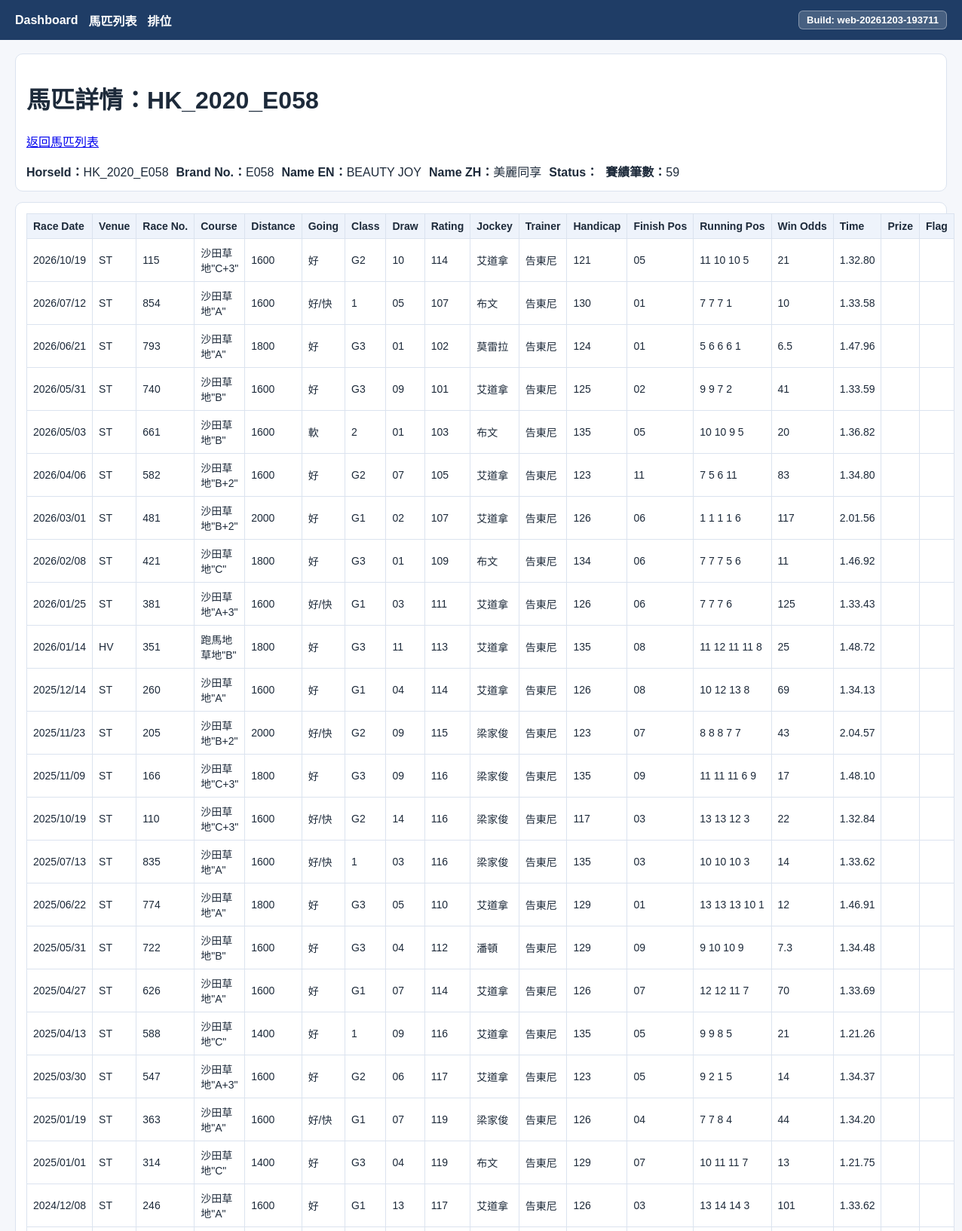
Page /horses/HK_2020_E058 (upper part) on the committed database.
### tables this page shows
CREATE TABLE horses (
              id INTEGER PRIMARY KEY AUTOINCREMENT,
              horse_id TEXT NOT NULL UNIQUE,
              name_zh TEXT,
              name_en TEXT,
              status TEXT,
              created_at TEXT DEFAULT CURRENT_TIMESTAMP
            , brand_no TEXT);

CREATE TABLE race_records (
              id INTEGER PRIMARY KEY AUTOINCREMENT,
              horse_id TEXT NOT NULL,
              race_date TEXT NOT NULL,
              venue TEXT NOT NULL,
              race_no TEXT NOT NULL,
              course TEXT NOT NULL,
              distance TEXT NOT NULL,
              going TEXT NOT NULL,
              class_band TEXT NOT NULL,
              draw TEXT NOT NULL,
              rating TEXT NOT NULL,
              jockey TEXT NOT NULL,
              trainer TEXT NOT NULL,
              finish_pos TEXT NOT NULL,
              time TEXT NOT NULL,
              prize TEXT NOT NULL, running_pos TEXT NOT NULL DEFAULT '', win_odds TEXT NOT NULL DEFAULT '', handicap TEXT NOT NULL DEFAULT '', place_odds TEXT NOT NULL DEFAULT '', sectional_time TEXT NOT NULL DEFAULT '',
              UNIQUE(
                horse_id, race_date, venue, race_no, course, distance, going, class_band, draw,
                rating, jockey, trainer, finish_pos, time, prize
              )
            );

### racing/web_app.py (the view)
@app.get("/horses/<horse_id>")
def horse_detail(horse_id: str) -> str:
    init_db(DB_PATH)
    horse = fetch_horse_by_id(DB_PATH, horse_id)
    if horse is None:
        abort(404)
    records = fetch_race_records(DB_PATH, horse_id)
    status = get_horse_status(DB_PATH, horse_id)
    records_view = [
        {
            "race_date": format_race_date_display(r.race_date),
            "venue": r.venue,
            "race_no": r.race_no,
            "course": r.course,
            "distance": r.distance,
            "going": r.going,
            "class_band": r.class_band,
            "draw": r.draw,
            "rating": r.rating,
            "jockey": r.jockey,
            "trainer": r.trainer,
            "handicap": r.handicap,
            "finish_pos": r.finish_pos,
            "running_pos": r.running_pos,
            "win_odds": r.win_odds,
            "time": r.time,
            "prize": r.prize,
            "flag": status,
        }
        for r in records
    ]
    return render_template(
        "horse_detail.html",
        horse=horse,
        status=status,
        records=records_view,
        records_total=count_race_records(DB_PATH, horse_id),
    )

### racing/challenge_kings.py (called while the page is built)
def challenge_kings_schema_sql() -> str:
    return """
        CREATE TABLE IF NOT EXISTS challenge_standings (
          id INTEGER PRIMARY KEY AUTOINCREMENT,
          challenge_type TEXT NOT NULL,
          race_date TEXT NOT NULL,
          entry_no TEXT NOT NULL DEFAULT '',
          person_name TEXT NOT NULL,
          day_points TEXT NOT NULL DEFAULT '',
          wins TEXT NOT NULL DEFAULT '',
          seconds TEXT NOT NULL DEFAULT '',
          thirds TEXT NOT NULL DEFAULT '',
          fourths TEXT NOT NULL DEFAULT '',
          remark TEXT NOT NULL DEFAULT '',
          is_other INTEGER NOT NULL DEFAULT 0,
          updated_at TEXT NOT NULL DEFAULT '',
          UNIQUE(challenge_type, race_date, entry_no, person_name, is_other)
        );
        CREATE INDEX IF NOT EXISTS idx_challenge_standings_meeting
          ON challenge_standings(challenge_type, race_date);
    """

### racing/db.py (called while the page is built)
def is_acceptable_horse_id(horse_id: str) -> bool:
    hid = str(horse_id or "").strip()
    if len(hid) < 2 or len(hid) > 48:
        return False
    if hid.lower() in _DISALLOWED_HORSE_IDS:
        return False
    if _RE_HKJC_HORSE_ID.match(hid):
        return True
    if _RE_BRAND_NO.match(hid):
        return True
    return False

def connect(db_path: Path) -> sqlite3.Connection:
    conn = sqlite3.connect(str(db_path), timeout=30.0)
    conn.row_factory = sqlite3.Row
    conn.execute("PRAGMA foreign_keys = ON;")
    conn.execute("PRAGMA busy_timeout = 30000;")
    return conn

def get_connection(db_path: Path) -> sqlite3.Connection:
    return connect(db_path)

def _purge_unacceptable_horses(conn: sqlite3.Connection) -> None:
    rows = conn.execute("SELECT horse_id FROM horses;").fetchall()
    bad = [
        str(r["horse_id"] or "").strip()
        for r in rows
        if not is_acceptable_horse_id(str(r["horse_id"] or ""))
    ]
    if not bad:
        return
    for hid in bad:
        conn.execute("DELETE FROM race_records WHERE horse_id = ?;", (hid,))
        conn.execute("DELETE FROM horses WHERE horse_id = ?;", (hid,))

def count_race_records(db_path: Path, horse_id: str) -> int:
    with get_connection(db_path) as conn:
        cur = conn.execute(
            "SELECT COUNT(*) AS c FROM race_records WHERE horse_id = ?;",
            (horse_id,),
        )
        row = cur.fetchone()
        return int(row["c"]) if row else 0

### racing/schema.py (called while the page is built)
def qident(identifier: str) -> str:
    return '"' + identifier.replace('"', '""') + '"'

### racing/web_templates/horse_detail.html (shortened to what this page needs)
{% extends "base.html" %}
{% block content %}
<div class="card">
  <h1>馬匹詳情：{{ horse["horse_id"] }}</h1>
  <p><a href="{{ url_for('horses_list') }}">返回馬匹列表</a></p>
  <div class="row">
    <div><strong>HorseId：</strong>{{ horse["horse_id"] }}</div>
    <div><strong>Brand No.：</strong>{{ horse["brand_no"] or "" }}</div>
    <div><strong>Name EN：</strong>{{ horse["name_en"] or "" }}</div>
    <div><strong>Name ZH：</strong>{{ horse["name_zh"] or "" }}</div>
    <div><strong>Status：</strong>{{ status or "" }}</div>
    <div><strong>賽績筆數：</strong>{{ records_total }}</div>
  </div>
</div>
<div class="card">
  <table>
    <thead>
      <tr>
        <th>Race Date</th>
        <th>Venue</th>
        <th>Race No.</th>
        <th>Course</th>
        <th>Distance</th>
        <th>Going</th>
        <th>Class</th>
        <th>Draw</th>
        <th>Rating</th>
        <th>Jockey</th>
        <th>Trainer</th>
        <th>Handicap</th>
        <th>Finish Pos</th>
        <th>Running Pos</th>
        <th>Win Odds</th>
        <th>Time</th>
        <th>Prize</th>
        <th>Flag</th>
      </tr>
    </thead>
    <tbody>
      {% for r in records %}
      <tr>
        <td>{{ r["race_date"] }}</td>
        <td>{{ r["venue"] }}</td>
        <td>{{ r["race_no"] }}</td>
        <td>{{ r["course"] }}</td>
        <td>{{ r["distance"] }}</td>
        <td>{{ r["going"] }}</td>
        <td>{{ r["class_band"] }}</td>
        <td>{{ r["draw"] }}</td>
        <td>{{ r["rating"] }}</td>
        <td>{{ r["jockey"] }}</td>
        <td>{{ r["trainer"] }}</td>
        <td>{{ r["handicap"] }}</td>
        <td>{{ r["finish_pos"] }}</td>
        <td>{{ r["running_pos"] }}</td>
        <td>{{ r["win_odds"] }}</td>
        <td>{{ r["time"] }}</td>
        <td>{{ r["prize"] }}</td>
        <td>{{ r["flag"] }}</td>
      </tr>
      {% else %}
      <tr><td colspan="18">目前沒有賽績資料。</td></tr>
      {% endfor %}
    </tbody>
  </table>
</div>
{% endblock %}

### racing/web_templates/base.html (style rules this page uses)
:root { color-scheme: light; }
body { margin: 0; font-family: "Microsoft JhengHei", Arial, sans-serif; background: #f5f7fb; color: #1d2a3a; }
.card { background: #fff; border: 1px solid #dbe3ef; border-radius: 10px; padding: 14px; margin-bottom: 14px; }
table { width: 100%; border-collapse: collapse; background: #fff; }
th, td { border: 1px solid #dbe3ef; padding: 8px; font-size: 14px; text-align: left; }
th { background: #eef3fb; white-space: nowrap; }
.row { display: flex; gap: 10px; align-items: center; flex-wrap: wrap; }

### rows in the picture
horses: horse_id "HK_2020_E058", brand_no "E058", name_en "BEAUTY JOY", name_zh "美麗同享"
race_records: race_date "2026/04/06", venue "ST", race_no "582", course "沙田草地\"B+2\"", distance "1600", going "好", class_band "G2", draw "07", rating "105", jockey "艾道拿", trainer "告東尼", handicap "123", finish_pos "11", running_pos "7 5 6 11", win_odds "83", time "1.34.80"
race_records: race_date "2026/03/01", venue "ST", race_no "481", course "沙田草地\"B+2\"", distance "2000", going "好", class_band "G1", draw "02", rating "107", jockey "艾道拿", trainer "告東尼", handicap "126", finish_pos "06", running_pos "1 1 1 1 6", win_odds "117", time "2.01.56"
race_records: race_date "2026/02/08", venue "ST", race_no "421", course "沙田草地\"C\"", distance "1800", going "好", class_band "G3", draw "01", rating "109", jockey "布文", trainer "告東尼", handicap "134", finish_pos "06", running_pos "7 7 7 5 6", win_odds "11", time "1.46.92"
race_records: race_date "2026/01/25", venue "ST", race_no "381", course "沙田草地\"A+3\"", distance "1600", going "好/快", class_band "G1", draw "03", rating "111", jockey "艾道拿", trainer "告東尼", handicap "126", finish_pos "06", running_pos "7 7 7 6", win_odds "125", time "1.33.43"
race_records: race_date "2026/01/14", venue "HV", race_no "351", course "跑馬地草地\"B\"", distance "1800", going "好", class_band "G3", draw "11", rating "113", jockey "艾道拿", trainer "告東尼", handicap "135", finish_pos "08", running_pos "11 12 11 11 8", win_odds "25", time "1.48.72"
race_records: race_date "2025/12/14", venue "ST", race_no "260", course "沙田草地\"A\"", distance "1600", going "好", class_band "G1", draw "04", rating "114", jockey "艾道拿", trainer "告東尼", handicap "126", finish_pos "08", running_pos "10 12 13 8", win_odds "69", time "1.34.13"
race_records: race_date "2025/11/23", venue "ST", race_no "205", course "沙田草地\"B+2\"", distance "2000", going "好/快", class_band "G2", draw "09", rating "115", jockey "梁家俊", trainer "告東尼", handicap "123", finish_pos "07", running_pos "8 8 8 7 7", win_odds "43", time "2.04.57"
race_records: race_date "2025/11/09", venue "ST", race_no "166", course "沙田草地\"C+3\"", distance "1800", going "好", class_band "G3", draw "09", rating "116", jockey "梁家俊", trainer "告東尼", handicap "135", finish_pos "09", running_pos "11 11 11 6 9", win_odds "17", time "1.48.10"
race_records: race_date "2025/10/19", venue "ST", race_no "110", course "沙田草地\"C+3\"", distance "1600", going "好/快", class_band "G2", draw "14", rating "116", jockey "梁家俊", trainer "告東尼", handicap "117", finish_pos "03", running_pos "13 13 12 3", win_odds "22", time "1.32.84"
race_records: race_date "2025/07/13", venue "ST", race_no "835", course "沙田草地\"A\"", distance "1600", going "好/快", class_band "1", draw "03", rating "116", jockey "梁家俊", trainer "告東尼", handicap "135", finish_pos "03", running_pos "10 10 10 3", win_odds "14", time "1.33.62"
race_records: race_date "2025/06/22", venue "ST", race_no "774", course "沙田草地\"A\"", distance "1800", going "好", class_band "G3", draw "05", rating "110", jockey "艾道拿", trainer "告東尼", handicap "129", finish_pos "01", running_pos "13 13 13 10 1", win_odds "12", time "1.46.91"
race_records: race_date "2025/05/31", venue "ST", race_no "722", course "沙田草地\"B\"", distance "1600", going "好", class_band "G3", draw "04", rating "112", jockey "潘頓", trainer "告東尼", handicap "129", finish_pos "09", running_pos "9 10 10 9", win_odds "7.3", time "1.34.48"
race_records: race_date "2025/04/27", venue "ST", race_no "626", course "沙田草地\"A\"", distance "1600", going "好", class_band "G1", draw "07", rating "114", jockey "艾道拿", trainer "告東尼", handicap "126", finish_pos "07", running_pos "12 12 11 7", win_odds "70", time "1.33.69"
race_records: race_date "2025/04/13", venue "ST", race_no "588", course "沙田草地\"C\"", distance "1400", going "好", class_band "1", draw "09", rating "116", jockey "艾道拿", trainer "告東尼", handicap "135", finish_pos "05", running_pos "9 9 8 5", win_odds "21", time "1.21.26"
race_records: race_date "2025/03/30", venue "ST", race_no "547", course "沙田草地\"A+3\"", distance "1600", going "好", class_band "G2", draw "06", rating "117", jockey "艾道拿", trainer "告東尼", handicap "123", finish_pos "05", running_pos "9 2 1 5", win_odds "14", time "1.34.37"
race_records: race_date "2025/01/19", venue "ST", race_no "363", course "沙田草地\"A\"", distance "1600", going "好/快", class_band "G1", draw "07", rating "119", jockey "梁家俊", trainer "告東尼", handicap "126", finish_pos "04", running_pos "7 7 8 4", win_odds "44", time "1.34.20"
race_records: race_date "2025/01/01", venue "ST", race_no "314", course "沙田草地\"C\"", distance "1400", going "好", class_band "G3", draw "04", rating "119", jockey "布文", trainer "告東尼", handicap "129", finish_pos "07", running_pos "10 11 11 7", win_odds "13", time "1.21.75"
race_records: race_date "2024/12/08", venue "ST", race_no "246", course "沙田草地\"A\"", distance "1600", going "好", class_band "G1", draw "13", rating "117", jockey "艾道拿", trainer "告東尼", handicap "126", finish_pos "03", running_pos "13 14 14 3", win_odds "101", time "1.33.62"

### other values in the picture
{{ web_build_tag }} "web-20261203-193711"
{{ records_total }} "59"
{{ r["race_date"] }} "2026/10/19" "2026/07/12" "2026/06/21" "2026/05/31" "2026/05/03"
{{ r["venue"] }} "ST" "ST" "ST" "ST" "ST"
{{ r["race_no"] }} "115" "854" "793" "740" "661"
{{ r["course"] }} "沙田草地\"C+3\"" "沙田草地\"A\"" "沙田草地\"A\"" "沙田草地\"B\"" "沙田草地\"B\""
{{ r["distance"] }} "1600" "1600" "1800" "1600" "1600"
{{ r["going"] }} "好" "好/快" "好" "好" "軟"
{{ r["class_band"] }} "G2" "1" "G3" "G3" "2"
{{ r["draw"] }} "10" "05" "01" "09" "01"
{{ r["rating"] }} "114" "107" "102" "101" "103"
{{ r["jockey"] }} "艾道拿" "布文" "莫雷拉" "艾道拿" "布文"
{{ r["trainer"] }} "告東尼" "告東尼" "告東尼" "告東尼" "告東尼"
{{ r["handicap"] }} "121" "130" "124" "125" "135"
{{ r["finish_pos"] }} "05" "01" "01" "02" "05"
